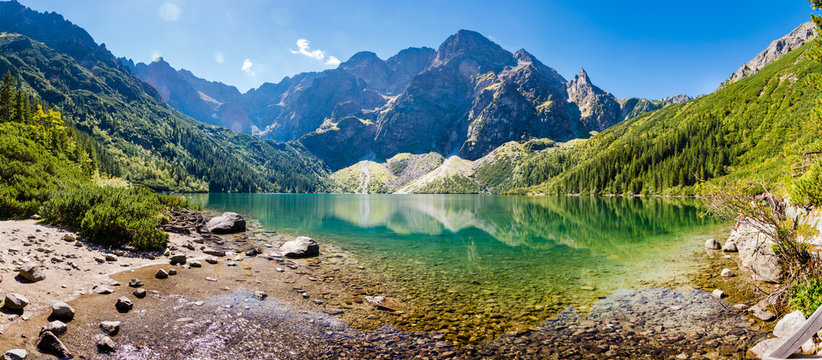
#> input picture zdj.jpg, 822 x 360 px
$ python Zad7.py
#> lines starting #> are read from the running program, lines starting #| are printed output that depends on the picture
import cv2

image = cv2.imread("zdj.jpg")
#> image is the input picture: shape (360, 822, 3); mean B, G, R 119.1, 128.2, 107.9

(h, w) = image.shape[:2]
#> h = 360; w = 822

(cX, cY) = (w // 3, h // 3)
#> cX = 274; cY = 120

centerFragment = image[cY:cY*2, cX:cX*2]
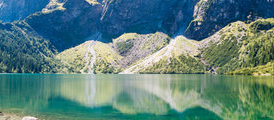
#> centerFragment: shape (120, 274, 3); mean B, G, R 124.8, 128.8, 92.6

cv2.imshow("Fragment", centerFragment)

cv2.waitKey(0)

$ run again, with B.jpg copied over zdj.jpg
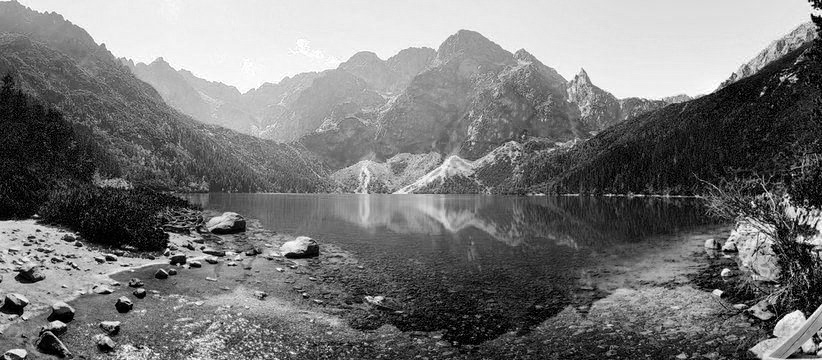
#> input picture B.jpg, 822 x 360 px
#> image is the input picture: shape (360, 822, 3); min 0, max 255, mean 119.1
#> `centerFragment = image[cY:cY*2, cX:cX*2]`:
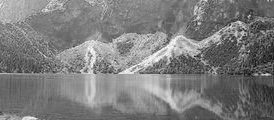
#> centerFragment: shape (120, 274, 3); min 6, max 255, mean 124.8

$ run again, with R.jpg copied over zdj.jpg
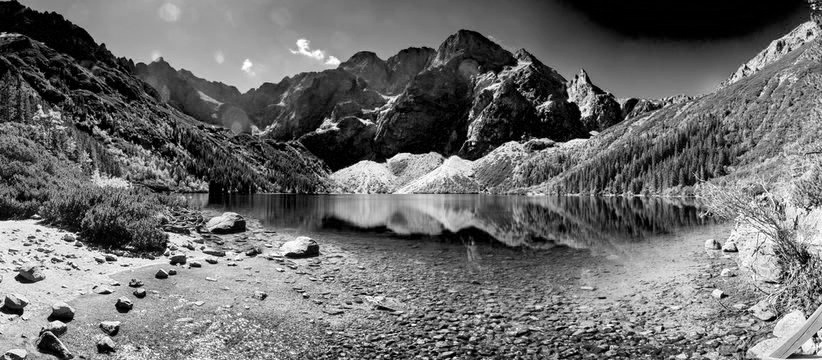
#> input picture R.jpg, 822 x 360 px
#> image is the input picture: shape (360, 822, 3); min 0, max 255, mean 108
#> `centerFragment = image[cY:cY*2, cX:cX*2]`:
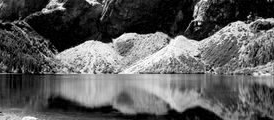
#> centerFragment: shape (120, 274, 3); min 0, max 255, mean 92.6
